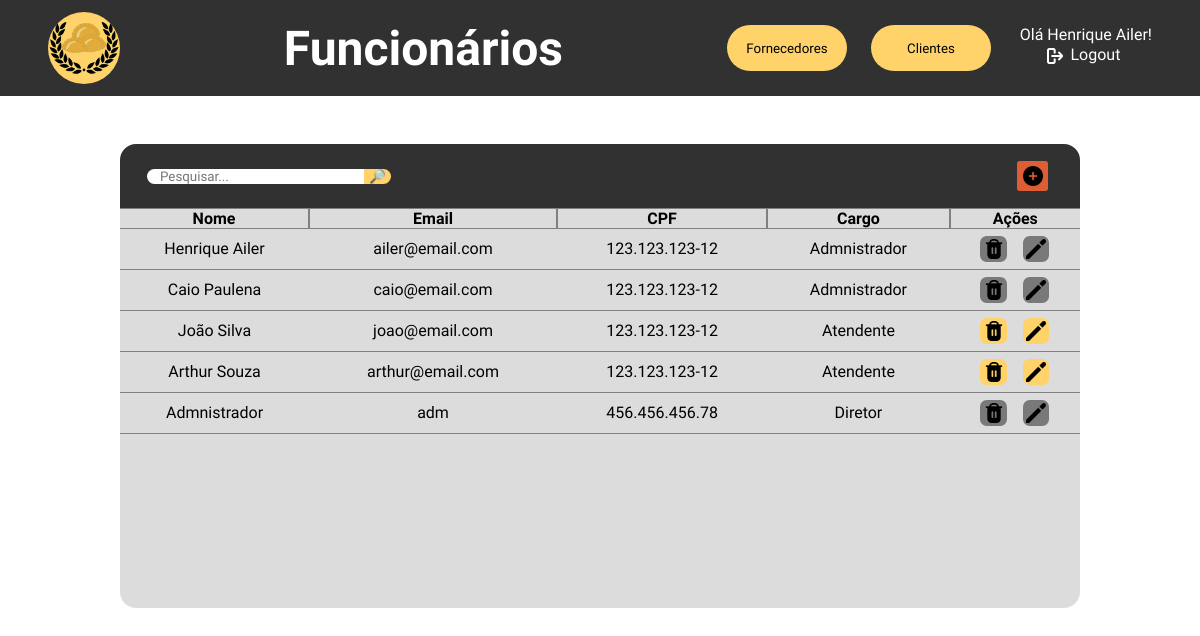
The page /php/tabelaFuncionarios.php (signed in) on the database its author committed.
### tables this page shows
CREATE TABLE IF NOT EXISTS `usuarios` (
  `id_user` int NOT NULL AUTO_INCREMENT,
  `nome_user` varchar(50) NOT NULL,
  `email_user` varchar(50) NOT NULL,
  `senha_user` varchar(50) NOT NULL,
  `cpf_user` varchar(14) NOT NULL,
  `cargo_user` varchar(50) NOT NULL,
  `tipo_user` char(1) NOT NULL,
  PRIMARY KEY (`id_user`)
);

### php/tabelaFuncionarios.php (the view, shortened to what this page needs)
<?php
    function table($search){
        include "utilities/mysql_connect.php";
        $query = mysqli_query($connection, "select nome_user, email_user, cpf_user, cargo_user, tipo_user, id_user from usuarios where nome_user like \"%$search%\";");
        while($output = mysqli_fetch_array($query)){
            echo"<tr class='normal-row'>";
            echo"<td>$output[0]</td>";
            echo"<td>$output[1]</td>";
            echo"<td>$output[2]</td>";
            echo"<td>$output[3]</td>";
            if(($_SESSION['user_flag'] == "d" || $output[4] == "f") && $output[4] != "d"){
                echo"<td><div style='display: flex; justify-content: center; gap: 1em;'>";
                echo"<form action='tabelaFuncionarios.php' method='post'><input type='hidden' name='id_delete-confirmar' value='$output[5]'><button class='button' name='delete' type='submit'><img src='../images/icons/delete.png'></button></form>";
                echo"<form action='tabelaFuncionarios.php' method='post'><input type='hidden' name='id_edit' value='$output[5]'><button class='button' name='edit' type='submit'><img src='../images/icons/edit.png'></button></form>";
                echo"</div></td></tr>";
            }else{
                echo"<td><div style='display: flex; justify-content: center; gap: 1em;'>";
                echo"<button class='disabled-button' name='delete' type='submit'><img src='../images/icons/delete.png'></button>";
                echo"<button class='disabled-button' name='edit' type='submit'><img src='../images/icons/edit.png'></button>";
                echo"</div></td></tr>";
            }
        }
    }
?>
<!DOCTYPE html>
<html lang="pt-br">
<head>
    <link rel="stylesheet" href="../css/tabelaFuncionarios.css">
</head>
<body>
    <div class="navbar">
        <a href="adm_dashboard.php">
            <div class="logo"></div>
        </a>
        <h1>Funcionários</h1>
        <div class="menu">
        <a href="tabelaFornecedores.php"><button>Fornecedores</button></a>
            <a href="tabelaClientes.php"><button>Clientes</button></a>
            <div class="user-area">
                <?php
                $username = $_SESSION['username'];
                echo "<p>Olá $username!</p>";
                ?>
                <a href="sessionEnded.php">
                    <div class="logout"><img src="../images/icons/logout.png">
                        <p>Logout</p>
                    </div>
                </a>
            </div>
        </div>
    </div>
    <div class="center">
        <div class="table-header">
            <form action="tabelaFuncionarios.php" method="post" id="searchbox">
                <input type="text" placeholder="Pesquisar..." name="search" id="searchbar">
                <input type="submit" value="🔎︎">
            </form>
            <div id="menu">
                <form action="tabelaFuncionarios.php" method="post">
                    <button><img src="../images/icons/plus.png"></button>
                </form>
            </div>
        </div>
        <div class="table-holder">
            <table>
                <tr style="position: sticky; top: 0; background-color: #dcdcdc;">
                <th style="border-left: none;">Nome</th>
                <th>Email</th>
                <th>CPF</th>
                <th>Cargo</th>
                <th style="border-right: none;">Ações</th></tr>
                <?php
                    if($_SERVER['REQUEST_METHOD'] === 'POST' && isset($_POST['search'])){
                        $search = $_POST['search'];
                        table($search);
                        echo "<script>
                                document.getElementById('searchbar').value='$search'
                                document.getElementById('close-search').style.display = 'block'
                            </script>";
                    }else{
                        table("");
                    }
                ?>
            </table>
        </div>
    </div>
</body>
</html>

### css/tabelaFuncionarios.css (style rules this page uses)
* { padding: 0; margin: 0; font-family: "Kanit", Arial, Helvetica, sans-serif; }
body { overflow: hidden; }
.navbar { height: 6em; background-color: #313131; display: flex; justify-content: space-between; align-items: center; padding-left: 3em; padding-right: 3em; }
.navbar h1 { color: white; font-size: 3em; }
.navbar .logo { height: 4.5em; width: 4.5em; border-radius: 3em; background-color: #FFD369; background-image: url('../images/logo.png'); background-size: contain; background-repeat: no-repeat; background-position: center center; }
.navbar .menu { display: flex; gap: 1.5em; }
.navbar .menu button { width: 9em; height: 3.5em; background-color: #FFD369; border: none; border-radius: 2em; cursor: pointer; transition: 200ms; }
.navbar .menu .user-area { display: flex; flex-direction: column; align-items: center; color: white; }
.navbar .menu .user-area p { margin-bottom: .1em; }
.navbar .menu .user-area .logout { display: flex; align-items: center; }
.navbar .menu .user-area a { text-decoration: none; color: white; }
.navbar .menu .user-area p { margin-left: .3em; }
.navbar .menu .user-area .logout img { width: 1em; height: 1em; filter: invert(100%); margin-right: .2em; }
.center { height: calc(100vh - 6em); display: flex; justify-content: start; align-items: center; flex-direction: column; }
.table-header { margin-top: 3em; width: 60em; height: 4em; background-color: #313131; border-radius: 1em 1em 0 0; display: flex; justify-content: space-between; align-items: center; }
.table-header #searchbox { display: flex; align-items: center; justify-content: center; width: fit-content; }
.table-header #searchbox input[type="text"] { margin-left: 2em; padding-left: 1em; padding-right: 1em; border: none; border-radius: 1em 0 0 1em; }
.table-header #searchbox input[type="submit"] { border: none; background-color: #FFD369; width: 2em; border-radius: 0 1em 1em 0; cursor: pointer; }
.table-header #menu { margin-right: 2em; display: flex; justify-content: center; align-items: center; gap: 1em; }
.table-header #menu button { width: 2.3em; height: 2.3em; border: none; border-radius: .2em; cursor: pointer; background-color: #DE5D35; display: flex; align-items: center; justify-content: center; transition: 200ms; }
.table-header #menu button img { width: 1.5em; height: 1.5em; }
.table-holder { width: 60em; height: 25em; background-color: #dcdcdc; border-radius: 0 0 1em 1em; overflow-y: scroll; }
.table-holder table { width: 60em; border-spacing: 0; text-align: center; }
.table-holder table th { border: .1em solid grey; }
.table-holder table td { border-bottom: .1em solid grey; }
.table-holder table .disabled-button { width: 2em; height: 2em; margin-top: .5em; margin-bottom: .5em; border: none; border-radius: .5em; display: flex; align-items: center; justify-content: center; background-color: #797979; transition: 200ms; }
.table-holder table .button { width: 2em; height: 2em; margin-top: .5em; margin-bottom: .5em; border: none; border-radius: .5em; cursor: pointer; display: flex; align-items: center; justify-content: center; background-color: #FFD369; transition: 200ms; }
.table-holder table button img { width: 1.5em; height: 1.5em; }

### rows shown on the page
usuarios: nome_user "Henrique Ailer", email_user "ailer@email.com", cpf_user "123.123.123-12", cargo_user "Admnistrador"
usuarios: nome_user "Caio Paulena", email_user "caio@email.com", cpf_user "123.123.123-12", cargo_user "Admnistrador"
usuarios: nome_user "João Silva", email_user "joao@email.com", cpf_user "123.123.123-12", cargo_user "Atendente"
usuarios: nome_user "Arthur Souza", email_user "arthur@email.com", cpf_user "123.123.123-12", cargo_user "Atendente"
usuarios: nome_user "Admnistrador", email_user "adm", cpf_user "456.456.456.78", cargo_user "Diretor"

### other values the page prints
$username "Henrique Ailer"
